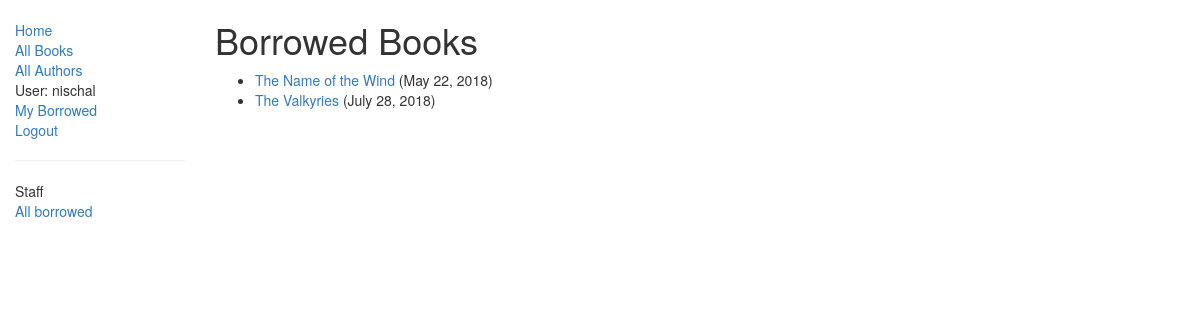
The app's page /catalog/mybooks/ (signed in) with its own data.
### catalog/models.py (models this page shows, shortened)
class BookInstance(models.Model):
	id = models.UUIDField(primary_key=True, default=uuid.uuid4, help_text='Unique ID for the particular book across the entire library')
	book = models.ForeignKey('Book', on_delete=models.SET_NULL, null=True)
	imprint = models.CharField(max_length=200)
	due_back = models.DateField(null=True, blank=True)
	borrower = models.ForeignKey(User, on_delete=models.SET_NULL, null=True, blank=True)
	@property
	def is_overdue(self):
		if self.due_back and date.today() > self.due_back:
			return True
		return False
	LOAN_STATUS = (
		('m', 'Maintenance'),
		('o', 'On Loan'),
		('a', 'Available'),
		('r', 'Reserved'),
	)
	status = models.CharField(max_length=1, choices=LOAN_STATUS, blank=True, default='m', help_text='Book Availability')
	class Meta:
		ordering = ['due_back']
		permissions = (('can_marked_returned', 'Set book as returned'), )

class Book(models.Model):
	title = models.CharField(max_length=200)
	author = models.ForeignKey('Author', on_delete=models.SET_NULL, null=True)
	summary = models.TextField(max_length=1000, help_text='Enter a brief descrption of the book')
	isbn = models.CharField('ISBN', max_length=13, help_text='13 Character ISBN Number')
	genre = models.ManyToManyField(Genre, help_text='Select a genre for this book')
	language = models.ForeignKey(Language, on_delete=models.SET_NULL, null=True)
	def display_genre(self):
		return ', '.join([genre.name for genre in self.genre.all()[:3]])
	display_genre.short_description = 'Genre'

### catalog/views.py (the view)
class LoanedBooksByUserListView(LoginRequiredMixin, ListView):
    model = BookInstance
    template_name ='catalog/bookinstance_list_borrowed_user.html'
    paginate_by = 5
    def get_queryset(self):
        return BookInstance.objects.filter(borrower=self.request.user).filter(status__exact='o').order_by('due_back')

### catalog/templates/catalog/bookinstance_list_borrowed_user.html
{% extends "base_generic.html" %}
{% block content %}
    <h1>Borrowed Books</h1>
    {% if bookinstance_list %}
    <ul>
        {% for bookinst in bookinstance_list %}
        <li class="{% if bookinst.is_overdue %}text-danger{% endif %}">
            <a href="{% url "catalog:book-detail" bookinst.book.pk %}">{{ bookinst.book.title }}</a> ({{ bookinst.due_back }})
        </li>
        {% endfor %}
    </ul>
    {% else %}
        <p>There are no books borrowed!</p>
    {% endif %}
{% endblock content %}

### catalog/templates/base_generic.html (shortened to what this page needs)
<!DOCTYPE html>
<html lang="en">
<head>
	<link rel="stylesheet" href="https://maxcdn.bootstrapcdn.com/bootstrap/3.3.7/css/bootstrap.min.css">
  	{% load static %}
  	<link rel="stylesheet" href="{% static "css/style.css" %}">
</head>
<body>
	<div class="container-fluid">
		<div class="row">
			<div class="col-sm-2">
				{% block sidebar %}
				<ul class="sidebar-nav">
					<li><a href="{% url 'catalog:index' %}">Home</a></li>
					<li><a href="{% url 'catalog:books' %}">All Books</a></li>
					<li><a href="{% url 'catalog:authors' %}">All Authors</a></li>
					{% if user.is_authenticated %}
					    <li>User: {{ user.get_username }}</li>
					    <li><a href="{% url "catalog:my-borrowed" %}">My Borrowed</a></li>
					    <li><a href="{% url 'logout' %}?next={{ request.path }}">Logout</a></li>
					{% else %}
					    <li><a href="{% url "login" %}?next={{ request.path }}">Login</a></li>
					{% endif %}
				</ul>
				{% if user.is_staff %}
				<hr>
				<ul class="sidebar-nav">
					<li>Staff</li>
				   	{% if perms.catalog.can_mark_returned %}
				   		<li><a href="{% url 'catalog:all-borrowed' %}">All borrowed</a></li>
				   	{% endif %}
				</ul>
				{% endif %}
				{% endblock sidebar %}
			</div>
			<div class="col-sm-10">
				{% block content %}{% endblock content %}
			</div>
		</div>
	</div>
</body>
</html>

### catalog/static/css/style.css (style rules this page uses)
.sidebar-nav { margin-top: 20px; padding: 0; list-style: none; }

### records on screen
BookInstance: book "The Name of the Wind", due_back "May 22, 2018"
BookInstance: book "The Valkyries", due_back "July 28, 2018"

### other values on screen
{{ user.get_username }} "nischal"
